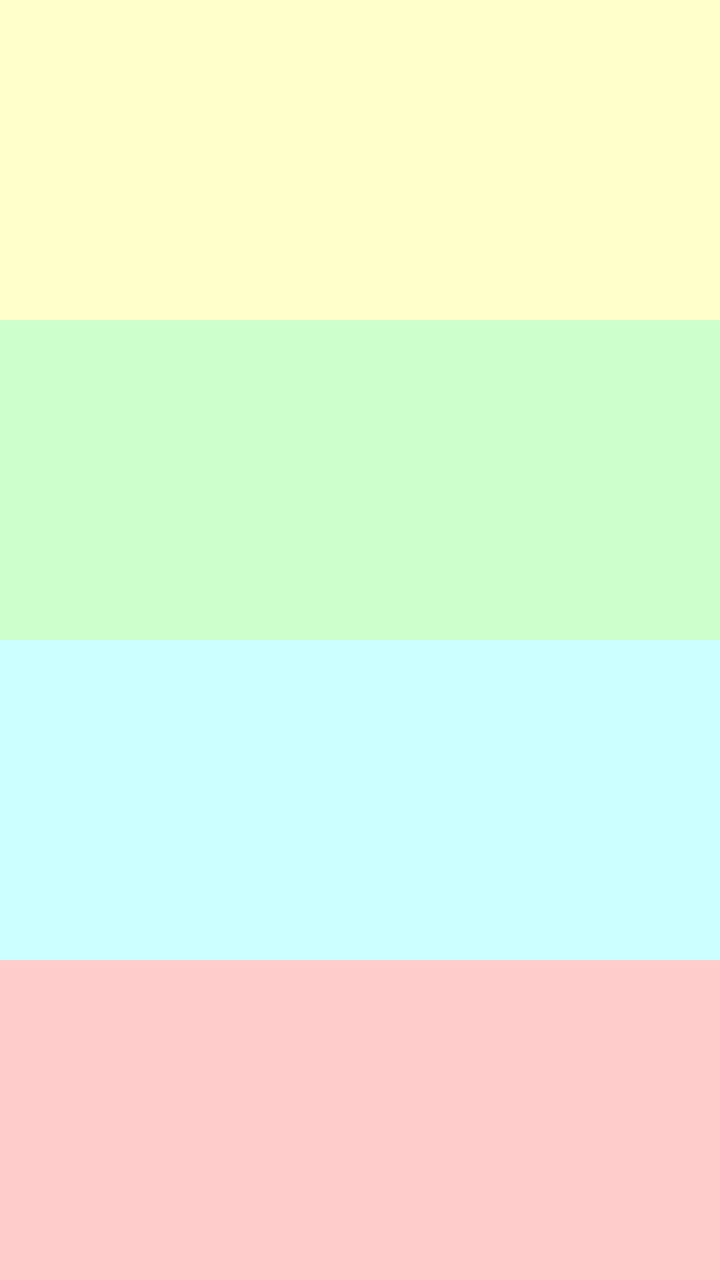
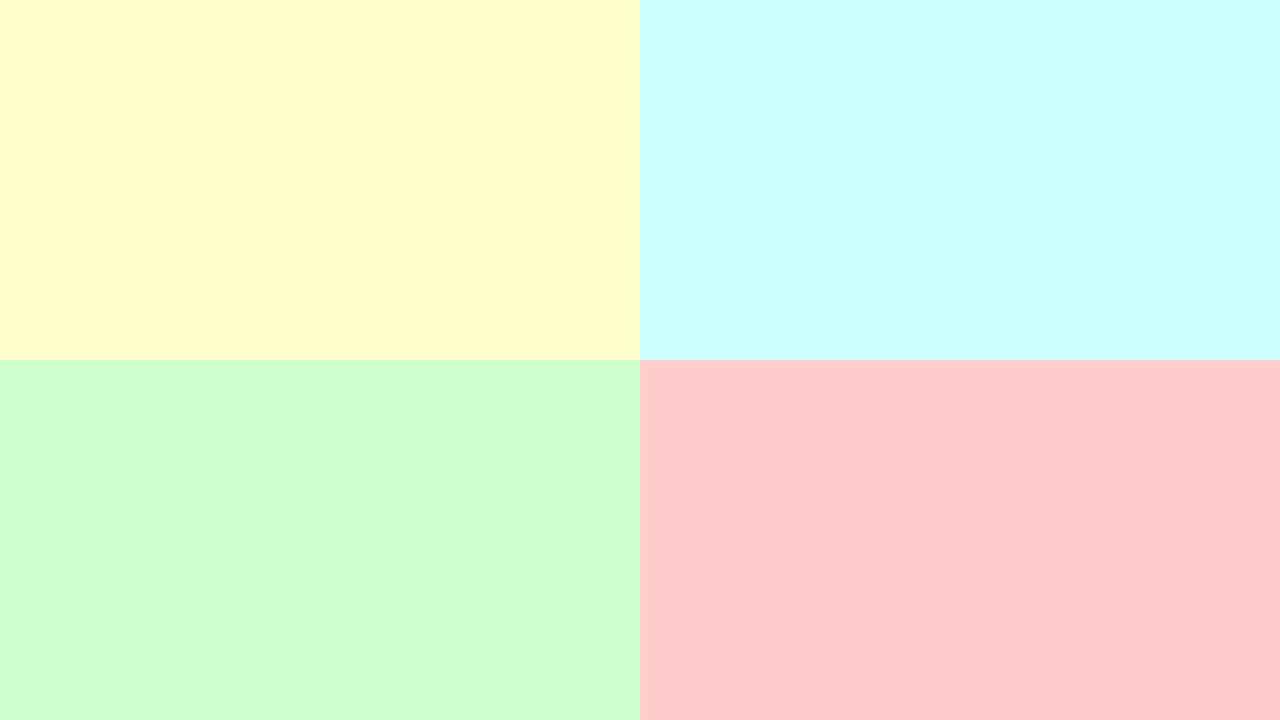

First picture: res/layout/ on a phone held upright. Second picture: the repository's own variant of that layout, on a device whose configuration matches the variant's folder. Source for both follows.
<!-- AndroidManifest.xml: application theme Theme.Lab2_ZdunPawel -->
<!-- res/layout/activity_main.xml -->
<?xml version="1.0" encoding="utf-8"?>
<LinearLayout xmlns:android="http://schemas.android.com/apk/res/android"
    xmlns:app="http://schemas.android.com/apk/res-auto"
    xmlns:tools="http://schemas.android.com/tools"
    android:layout_width="match_parent"
    android:layout_height="match_parent"
    android:background="@color/color_frame1"
    android:orientation="vertical"
    app:layoutDescription="@xml/activity_main_scene"
    tools:context=".MainActivity">

    <FrameLayout
        android:id="@+id/frame1"
        android:layout_width="match_parent"
        android:layout_height="match_parent"
        android:layout_weight="1"
        android:background="@color/color_frame1">

    </FrameLayout>

    <FrameLayout
        android:id="@+id/frame2"
        android:layout_width="match_parent"
        android:layout_height="match_parent"
        android:layout_weight="1"
        android:background="@color/color_frame2">

    </FrameLayout>

    <FrameLayout
        android:id="@+id/frame3"
        android:layout_width="match_parent"
        android:layout_height="match_parent"
        android:layout_weight="1"
        android:background="@color/color_frame3">

    </FrameLayout>

    <FrameLayout
        android:id="@+id/frame4"
        android:layout_width="match_parent"
        android:layout_height="match_parent"
        android:layout_weight="1"
        android:background="@color/color_frame4">

    </FrameLayout>
</LinearLayout>
<!-- resources referenced by this layout -->
<resources>
  <color name="color_frame1">#FFFFCC</color>
  <color name="color_frame2">#CCFFCC</color>
  <color name="color_frame3">#CCFFFF</color>
  <color name="color_frame4">#FFCCCC</color>
  <style name="Theme.Lab2_ZdunPawel" parent="Theme.MaterialComponents.DayNight.DarkActionBar">
          
          <item name="colorPrimary">@color/purple_500</item>
          <item name="colorPrimaryVariant">@color/purple_700</item>
          <item name="colorOnPrimary">@color/white</item>
          
          <item name="colorSecondary">@color/teal_200</item>
          <item name="colorSecondaryVariant">@color/teal_700</item>
          <item name="colorOnSecondary">@color/black</item>
          
          <item name="android:statusBarColor" tools:targetApi="l">?attr/colorPrimaryVariant</item>
          
      </style>
  <color name="purple_500">#FF6200EE</color>
  <color name="purple_700">#FF3700B3</color>
  <color name="white">#FFFFFFFF</color>
  <color name="teal_200">#FF03DAC5</color>
  <color name="teal_700">#FF018786</color>
  <color name="black">#FF000000</color>
</resources>
<!-- res/layout-land/activity_main.xml (the repository's variant of the layout above) -->
<!-- drawn on the phone turned sideways -->
<?xml version="1.0" encoding="utf-8"?>
<androidx.constraintlayout.widget.ConstraintLayout xmlns:android="http://schemas.android.com/apk/res/android"
    xmlns:app="http://schemas.android.com/apk/res-auto"
    xmlns:tools="http://schemas.android.com/tools"
    android:layout_width="match_parent"
    android:layout_height="match_parent"
    android:background="#DDDDDD"
    android:orientation="vertical"
    tools:context=".MainActivity">
    <FrameLayout
        android:id="@+id/frame1"
        android:layout_width="0dp"
        android:layout_height="0dp"
        android:background="@color/color_frame1"
        app:layout_constraintBottom_toTopOf="@+id/frame2"
        app:layout_constraintEnd_toStartOf="@+id/frame3"
        app:layout_constraintHorizontal_bias="0.5"
        app:layout_constraintStart_toStartOf="parent"
        app:layout_constraintTop_toTopOf="parent">
    </FrameLayout>
    <FrameLayout
        android:id="@+id/frame2"
        android:layout_width="0dp"
        android:layout_height="0dp"
        android:background="@color/color_frame2"
        app:layout_constraintBottom_toBottomOf="parent"
        app:layout_constraintEnd_toStartOf="@+id/frame4"
        app:layout_constraintHorizontal_bias="0.5"
        app:layout_constraintStart_toStartOf="parent"
        app:layout_constraintTop_toBottomOf="@+id/frame1">
    </FrameLayout>
    <FrameLayout
        android:id="@+id/frame3"
        android:layout_width="0dp"
        android:layout_height="0dp"
        android:background="@color/color_frame3"
        app:layout_constraintBottom_toTopOf="@+id/frame4"
        app:layout_constraintEnd_toEndOf="parent"
        app:layout_constraintHorizontal_bias="0.5"
        app:layout_constraintStart_toEndOf="@+id/frame1"
        app:layout_constraintTop_toTopOf="parent">
    </FrameLayout>
    <FrameLayout
        android:id="@+id/frame4"
        android:layout_width="0dp"
        android:layout_height="0dp"
        android:background="@color/color_frame4"
        app:layout_constraintBottom_toBottomOf="parent"
        app:layout_constraintEnd_toEndOf="parent"
        app:layout_constraintHorizontal_bias="0.5"
        app:layout_constraintStart_toEndOf="@+id/frame2"
        app:layout_constraintTop_toBottomOf="@+id/frame3" />


</androidx.constraintlayout.widget.ConstraintLayout>
